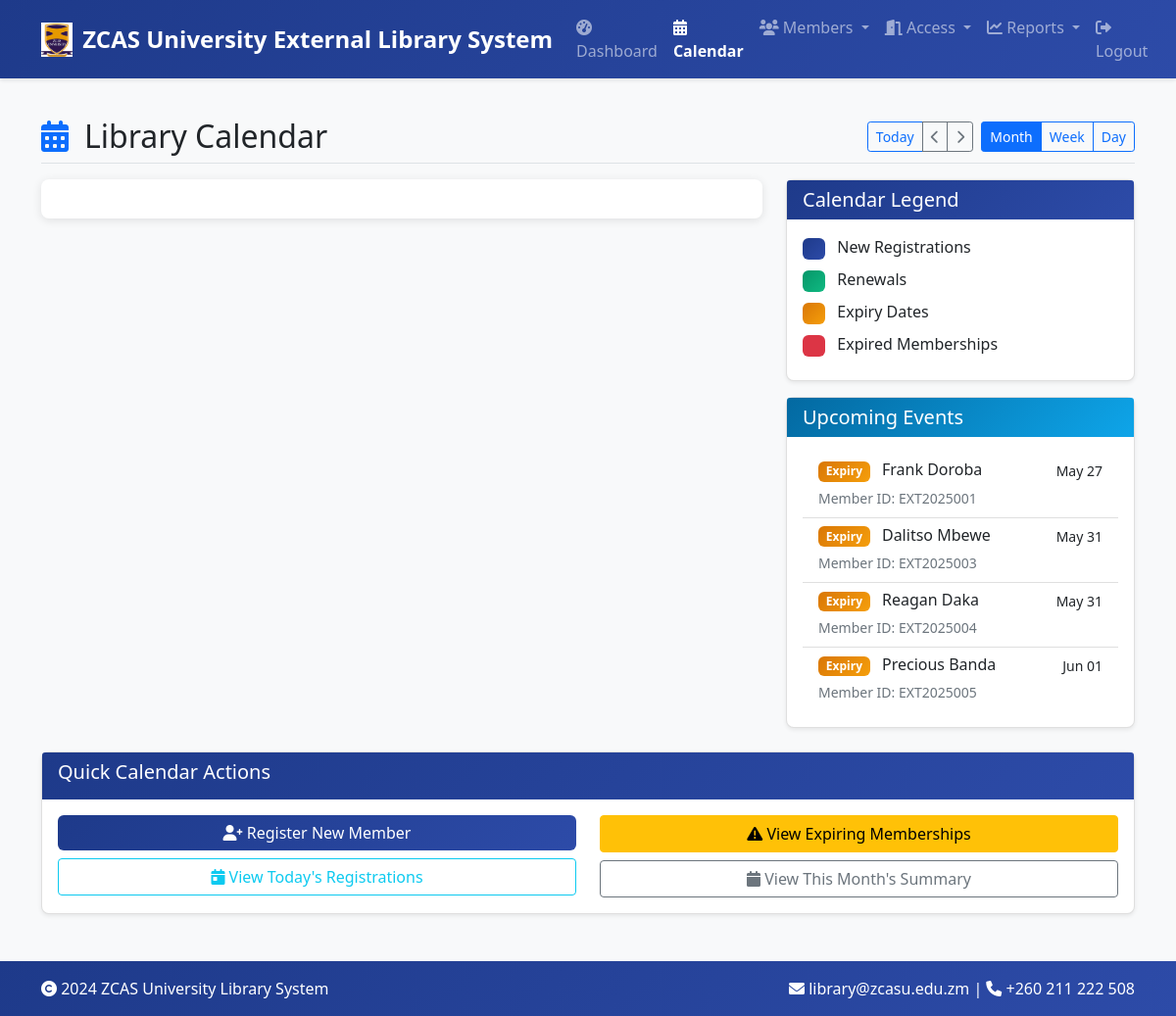
/calendar (signed in), run on the app's committed database.
### app.py (models this page shows)
class Member(db.Model):
    id = db.Column(db.Integer, primary_key=True)
    member_id = db.Column(db.String(20), unique=True, nullable=False)
    full_name = db.Column(db.String(100), nullable=False)
    email = db.Column(db.String(120), nullable=False)
    phone = db.Column(db.String(20), nullable=False)
    address = db.Column(db.Text, nullable=False)
    nrc_number = db.Column(db.String(50), nullable=False)
    nationality = db.Column(db.String(50), default='Zambian')
    membership_type = db.Column(db.String(20), nullable=False)
    duration_months = db.Column(db.Integer, default=1)
    photo_path = db.Column(db.String(200), nullable=True)
    receipt_number = db.Column(db.String(50), nullable=True)
    registration_date = db.Column(db.DateTime, default=datetime.utcnow)
    expiry_date = db.Column(db.DateTime, nullable=True)
    status = db.Column(db.String(20), default='active')
    rfid_uid = db.Column(db.String(50), unique=True, nullable=True)
    id_printed = db.Column(db.Boolean, default=False)
    payments = db.relationship('Payment', backref='member', lazy=True)
    access_logs = db.relationship('AccessLog', backref='member', lazy=True)
    current_session = db.relationship(
        'CurrentSession', backref='member', uselist=False)

### app.py (the view)
@app.route('/calendar')
@login_required
def calendar_view():
    try:
        members = Member.query.all()
        calendar_events = []
        upcoming_events = []
        today_date = datetime.utcnow().date()
        for member in members:
            if member.registration_date:
                registration_date = member.registration_date.date() if hasattr(
                    member.registration_date, 'date') else member.registration_date
                calendar_events.append({
                    'id': f'reg_{member.id}',
                    'title': f'Registration: {member.full_name}',
                    'start': registration_date.strftime('%Y-%m-%d'),
                    'color': '#1E3A8A',
                    'type': 'registration',
                    'member_id': member.member_id,
                    'description': f'New member registration: {member.full_name}',
                    'action_url': url_for('member_details', member_id=member.id)
                })
            if member.expiry_date:
                expiry_date = member.expiry_date.date() if hasattr(
                    member.expiry_date, 'date') else member.expiry_date
                days_until_expiry = (expiry_date - today_date).days
                color = '#DC2626' if days_until_expiry < 0 else '#F59E0B'
                calendar_events.append({
                    'id': f'exp_{member.id}',
                    'title': f'Expiry: {member.full_name}',
                    'start': expiry_date.strftime('%Y-%m-%d'),
                    'color': color,
                    'type': 'expiry',
                    'member_id': member.member_id,
                    'description': f'Membership expiry for {member.full_name}',
                    'action_url': url_for('renew_member', member_id=member.id) if days_until_expiry < 0 else url_for('member_details', member_id=member.id)
                })
        upcoming_date = today_date + timedelta(days=30)
        for event in calendar_events:
            try:
                event_date = datetime.strptime(
                    event['start'], '%Y-%m-%d').date()
                if today_date <= event_date <= upcoming_date:
                    event_title = event['title'].split(
                        ': ')[-1] if ': ' in event['title'] else event['title']
                    upcoming_events.append({
                        'type': event.get('type', 'event'),
                        'title': event_title,
                        'date': event_date,
                        'member_id': event.get('member_id', 'N/A')
                    })
            except (ValueError, TypeError) as e:
                print(f"Error processing event date: {e}")
                continue
        upcoming_events.sort(key=lambda x: x['date'])
        upcoming_events = upcoming_events[:10]
        return render_template('calendar.html',
                               calendar_events=calendar_events,
                               upcoming_events=upcoming_events)
    except Exception as e:
        print(f"Error loading calendar events: {e}")
        flash(f'Error loading calendar: {str(e)}', 'error')
        return redirect(url_for('dashboard'))

### app.py (called while the page is built)
@login_manager.user_loader
def load_user(user_id):
    return Admin.query.get(int(user_id))

@app.context_processor
def inject_template_vars():
    return {
        'bank_details': BANK_DETAILS,
        'now': datetime.utcnow(),
        'colors': ZCAS_COLORS,
        'fee_structure': FEE_STRUCTURE,
        'contact_info': ZCAS_CONTACT
    }

### templates/calendar.html (shortened to what this page needs)
{% extends "base.html" %}
{% block content %}
<div class="d-flex justify-content-between flex-wrap flex-md-nowrap align-items-center pt-3 pb-2 mb-3 border-bottom">
    <div class="d-flex align-items-center">
        <i class="fas fa-calendar-alt fa-2x me-3 text-primary"></i>
        <h1 class="h2 mb-0">Library Calendar</h1>
    </div>
    <div class="btn-toolbar mb-2 mb-md-0">
        <div class="btn-group me-2">
            <button id="todayBtn" class="btn btn-sm btn-outline-primary">Today</button>
            <button id="prevBtn" class="btn btn-sm btn-outline-secondary"><i class="fas fa-chevron-left"></i></button>
            <button id="nextBtn" class="btn btn-sm btn-outline-secondary"><i class="fas fa-chevron-right"></i></button>
        </div>
        <div class="btn-group">
            <button id="monthView" class="btn btn-sm btn-outline-primary active">Month</button>
            <button id="weekView" class="btn btn-sm btn-outline-primary">Week</button>
            <button id="dayView" class="btn btn-sm btn-outline-primary">Day</button>
        </div>
    </div>
</div>
<div class="row">
    <div class="col-md-8">
        <div class="calendar-container">
        </div>
    </div>
    <div class="col-md-4">
        <div class="card mb-3">
            <div class="card-header bg-primary text-white">
                <h5 class="mb-0">Calendar Legend</h5>
            </div>
            <div class="card-body">
                <div class="mb-2">
                    <span class="badge bg-primary me-2" style="padding: 5px 10px;">&nbsp;</span>
                    <span>New Registrations</span>
                </div>
                <div class="mb-2">
                    <span class="badge bg-success me-2" style="padding: 5px 10px;">&nbsp;</span>
                    <span>Renewals</span>
                </div>
                <div class="mb-2">
                    <span class="badge bg-warning me-2" style="padding: 5px 10px;">&nbsp;</span>
                    <span>Expiry Dates</span>
                </div>
                <div class="mb-2">
                    <span class="badge bg-danger me-2" style="padding: 5px 10px;">&nbsp;</span>
                    <span>Expired Memberships</span>
                </div>
            </div>
        </div>
        <div class="card">
            <div class="card-header bg-info text-white">
                <h5 class="mb-0">Upcoming Events</h5>
            </div>
            <div class="card-body">
                <div class="list-group list-group-flush">
                    {% if upcoming_events and upcoming_events|length > 0 %}
                    {% for event in upcoming_events %}
                    <div class="list-group-item">
                        <div class="d-flex w-100 justify-content-between">
                            <h6 class="mb-1">
                                <span
                                    class="badge {% if event.type == 'registration' %}bg-primary{% elif event.type == 'renewal' %}bg-success{% elif event.type == 'expiry' %}bg-warning{% else %}bg-secondary{% endif %} me-2">
                                    {{ event.type|title if event.type else 'Event' }}
                                </span>
                                {{ event.title if event.title else 'Untitled Event' }}
                            </h6>
                            <small>{{ event.date.strftime('%b %d') if event.date else 'No date' }}</small>
                        </div>
                        <small class="text-muted">Member ID: {{ event.member_id if event.member_id else 'N/A' }}</small>
                    </div>
                    {% endfor %}
                    {% else %}
                    <div class="text-center text-muted py-3">
                        No upcoming events in the next 30 days
                    </div>
                    {% endif %}
                </div>
            </div>
        </div>
    </div>
</div>
<div class="row mt-4">
    <div class="col-12">
        <div class="card">
            <div class="card-header">
                <h5>Quick Calendar Actions</h5>
            </div>
            <div class="card-body">
                <div class="row">
                    <div class="col-md-6">
                        <div class="d-grid gap-2">
                            <a href="{{ url_for('register_member') }}" class="btn btn-primary">
                                <i class="fas fa-user-plus"></i> Register New Member
                            </a>
                            <button id="viewTodayRegistrations" class="btn btn-outline-info">
                                <i class="fas fa-calendar-day"></i> View Today's Registrations
                            </button>
                        </div>
                    </div>
                    <div class="col-md-6">
                        <div class="d-grid gap-2">
                            <a href="{{ url_for('view_members') }}" class="btn btn-warning">
                                <i class="fas fa-exclamation-triangle"></i> View Expiring Memberships
                            </a>
                            <button id="viewThisMonth" class="btn btn-outline-secondary">
                                <i class="fas fa-calendar"></i> View This Month's Summary
                            </button>
                        </div>
                    </div>
                </div>
            </div>
        </div>
    </div>
</div>
{% endblock %}

### static/uploads/style.css (style rules this page uses)
:root { --zcas-primary: #1E3A8A; --zcas-secondary: #DC2626; --zcas-accent: #059669; --zcas-light: #EFF6FF; --zcas-dark: #1E3A8A; }
body { background-color: #f8f9fa; font-family: 'Segoe UI', Tahoma, Geneva, Verdana, sans-serif; }
.card { box-shadow: 0 0.125rem 0.25rem rgba(0, 0, 0, 0.075); border: 1px solid rgba(0, 0, 0, 0.125); border-radius: 0.5rem; }
.card-header { background: linear-gradient(135deg, var(--zcas-primary) 0%, #2D4BA8 100%) !important; color: white; font-weight: 600; border-bottom: none; }
.btn-primary { background: linear-gradient(135deg, var(--zcas-primary) 0%, #2D4BA8 100%); border: none; border-radius: 0.375rem; }
.badge { border-radius: 0.375rem; }
.bg-primary { background: linear-gradient(135deg, var(--zcas-primary) 0%, #2D4BA8 100%) !important; }
.bg-success { background: linear-gradient(135deg, var(--zcas-accent) 0%, #10B981 100%) !important; }
.bg-warning { background: linear-gradient(135deg, #D97706 0%, #F59E0B 100%) !important; }
.bg-info { background: linear-gradient(135deg, #0369A1 0%, #0EA5E9 100%) !important; }

### templates/base.html (style rules this page uses)
:root { --zcas-primary: #1E3A8A; --zcas-secondary: #DC2626; --zcas-accent: #059669; --zcas-light: #EFF6FF; --zcas-dark: #1E3A8A; }
body { background-color: #f8f9fa; font-family: 'Segoe UI', Tahoma, Geneva, Verdana, sans-serif; }
.btn-primary { background: linear-gradient(135deg, var(--zcas-primary) 0%, #2D4BA8 100%); border: none; }
.card-header.bg-primary { background: linear-gradient(135deg, var(--zcas-primary) 0%, #2D4BA8 100%) !important; }
.calendar-container { background: white; border-radius: 8px; box-shadow: 0 2px 10px rgba(0, 0, 0, 0.1); padding: 20px; margin-bottom: 20px; }

### data on the page
Member: type "Expiry", full_name "Frank Doroba", date "May 27", member "EXT2025001"
Member: type "Expiry", full_name "Dalitso Mbewe", date "May 31", member "EXT2025003"
Member: type "Expiry", full_name "Reagan Daka", date "May 31", member "EXT2025004"
Member: type "Expiry", full_name "Precious Banda", date "Jun 01", member "EXT2025005"
